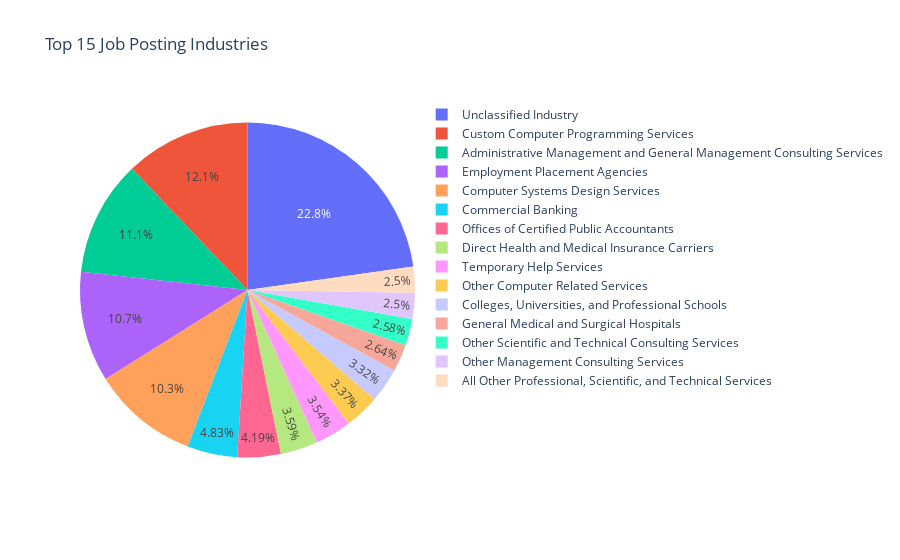

Notebook code for this chart:
### Markdown cell above
# Top 15 Job Posting Industries

### Code cell
top_industries = df["NAICS_2022_6_NAME"].value_counts().nlargest(15)
fig = px.pie(
    names=top_industries.index, 
    values=top_industries.values, 
    title="Top 15 Job Posting Industries"
)
fig

### Figure 1 — Plotly figure (JSON) as saved in the notebook; plotly's stock layout.template omitted (floating-point values rounded to 4 significant figures)
{"data": [{"domain": {"x": [0, 1], "y": [0, 1]}, "hovertemplate": "label=%{label}<br>value=%{value}<extra></extra>", "labels": ["Unclassified Industry", "Custom Computer Programming Services", "Administrative Management and General Management Consulting Services", "Employment Placement Agencies", "Computer Systems Design Services", "Commercial Banking", "Offices of Certified Public Accountants", "Direct Health and Medical Insurance Carriers", "Temporary Help Services", "Other Computer Related Services", "Colleges, Universities, and Professional Schools", "General Medical and Surgical Hospitals", "Other Scientific and Technical Consulting Services", "Other Management Consulting Services", "All Other Professional, Scientific, and Technical Services"], "legendgroup": "", "name": "", "showlegend": true, "type": "pie", "values": [9209, 4906, 4501, 4316, 4154, 1953, 1693, 1453, 1430, 1362, 1344, 1067, 1042, 1012, 1010]}], "layout": {"legend": {"tracegroupgap": 0}, "title": {"text": "Top 15 Job Posting Industries"}}}
